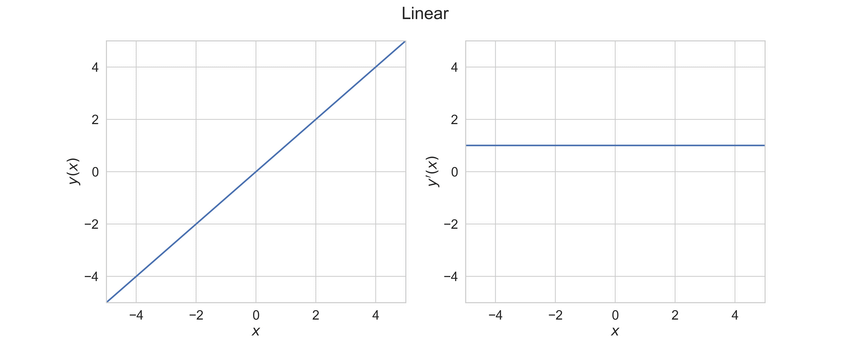
#> input picture Machine Learning/Deep Learning/Activation Function/Types/images/linear.png, 850 x 340 px, given in place of gelu.png, which was not available
$ jupyter execute gelu.ipynb   (text cells are left out)
#> lines starting #> are read from the running program, lines starting #| are printed output that depends on the picture; pictures that were not available may be replaced by others from this repository, and a replacement may not be noted
[cell 1]
from PIL import Image
from IPython.display import display

img = Image.open('images/gelu.png')
#> img is the input picture: PIL image 850x340 P; mean R, G, B 252.2, 252.4, 252.6
new_image = img.resize((400, 100))
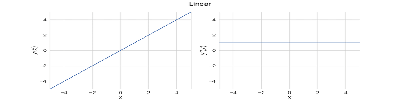
#> new_image: PIL image 400x100 P; mean R, G, B 252.7, 252.8, 253
display(new_image)

[cell 2]
from PIL import Image
from IPython.display import display

img = Image.open('images/gelu1.png')
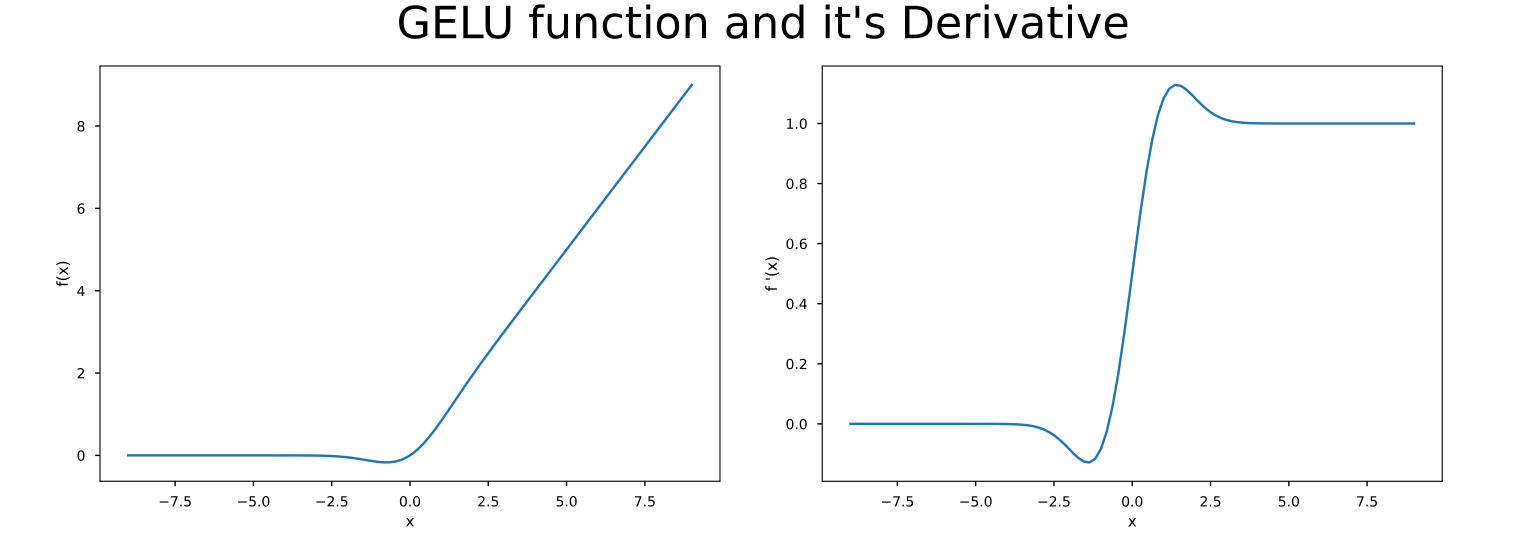
#> input picture Machine Learning/Deep Learning/Activation Function/Types/images/gelu1.png, 3045 x 1101 px (shown at 1/2 size)
#> img is the input picture: PIL image 3045x1101 P; mean R, G, B 250.1, 250.5, 250.8
new_image = img.resize((700, 300))
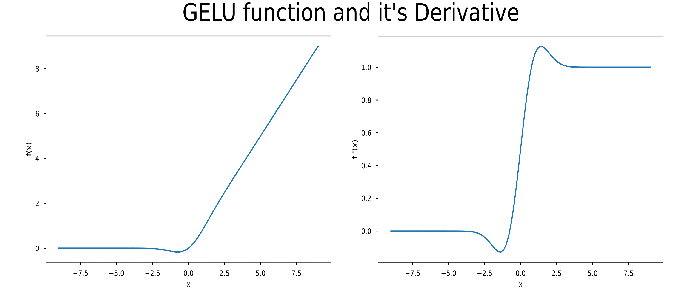
#> new_image: PIL image 700x300 P; mean R, G, B 250.7, 251.2, 251.5
display(new_image)
